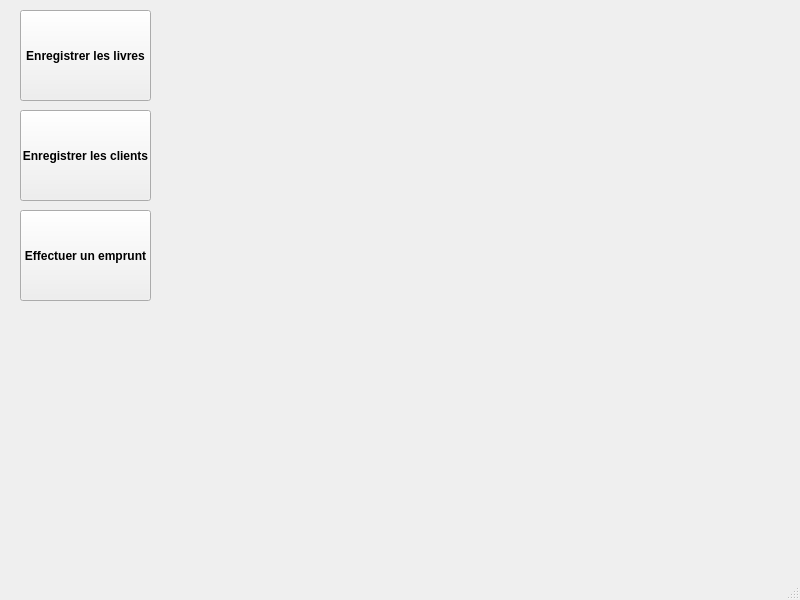
<?xml version="1.0" encoding="UTF-8"?>
<ui version="4.0">
 <class>MainWindow</class>
 <widget class="QMainWindow" name="MainWindow">
  <property name="geometry">
   <rect>
    <x>0</x>
    <y>0</y>
    <width>800</width>
    <height>600</height>
   </rect>
  </property>
  <property name="windowTitle">
   <string>Menu Principal [ Logiciel de gestion de la bibliothèque ]</string>
  </property>
  <widget class="QWidget" name="centralwidget">
   <widget class="QPushButton" name="PBEnregistrelivre">
    <property name="geometry">
     <rect>
      <x>20</x>
      <y>10</y>
      <width>131</width>
      <height>91</height>
     </rect>
    </property>
    <property name="font">
     <font>
      <weight>75</weight>
      <bold>true</bold>
     </font>
    </property>
    <property name="text">
     <string>Enregistrer les livres</string>
    </property>
   </widget>
   <widget class="QPushButton" name="PBEnregistreclient">
    <property name="geometry">
     <rect>
      <x>20</x>
      <y>110</y>
      <width>131</width>
      <height>91</height>
     </rect>
    </property>
    <property name="font">
     <font>
      <weight>75</weight>
      <bold>true</bold>
     </font>
    </property>
    <property name="text">
     <string>Enregistrer les clients</string>
    </property>
   </widget>
   <widget class="QPushButton" name="PBEmprunt">
    <property name="geometry">
     <rect>
      <x>20</x>
      <y>210</y>
      <width>131</width>
      <height>91</height>
     </rect>
    </property>
    <property name="font">
     <font>
      <weight>75</weight>
      <bold>true</bold>
     </font>
    </property>
    <property name="text">
     <string>Effectuer un emprunt</string>
    </property>
   </widget>
  </widget>
  <widget class="QStatusBar" name="statusbar"/>
 </widget>
 <resources/>
 <connections/>
</ui>
